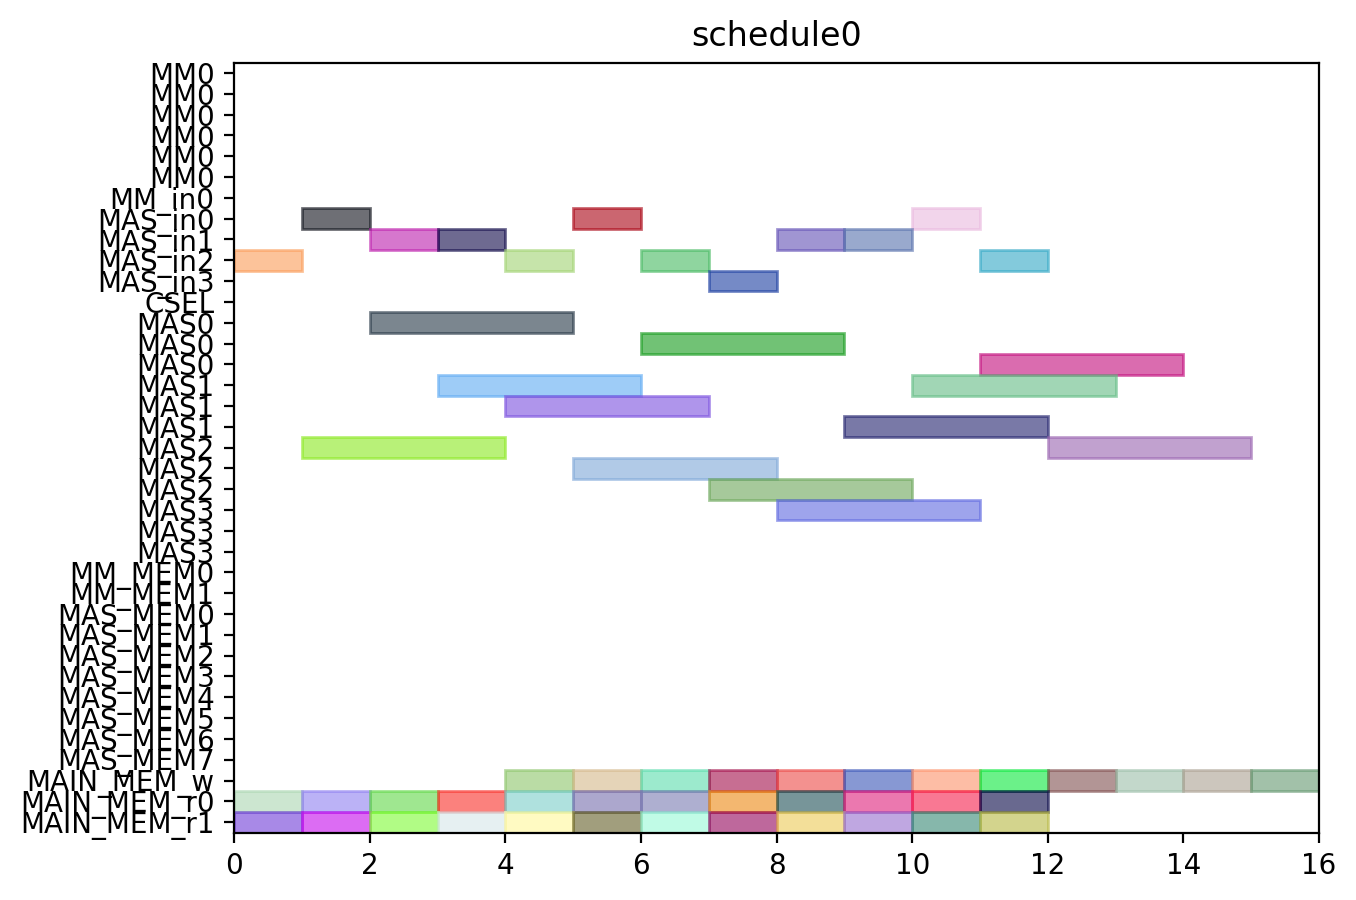

Generate this figure with Python:
from pyschedule import Scenario, solvers, plotters, alt


def solve():
	horizon = 120
	S = Scenario("schedule0", horizon=horizon)

	# resource
	MM = S.Resources('MM', num=1, size=6)
	MM_in = S.Resources('MM_in', num=1)
	MAS_in = S.Resources('MAS_in', num=4)
	CSEL = S.Resource('CSEL')
	MAS = S.Resources('MAS', num=4, size=3, periods=range(1, horizon))
	MM_MEM = S.Resources('MM_MEM', num=2)
	MAS_MEM = S.Resources('MAS_MEM', num=8)
	MAIN_MEM_w = S.Resource('MAIN_MEM_w', size=1)
	MAIN_MEM_r = S.Resources('MAIN_MEM_r', num=2)

	# result of previous scheduling

	# new tasks
	c000 = S.Task('c000', length=3, delay_cost=1)
	c000 += alt(MAS)
	c000_in = S.Task('c000_in', length=1, delay_cost=1)
	c000_in += alt(MAS_in)
	S += c000_in*MAS_in[0]<=c000*MAS[0]

	S += c000_in*MAS_in[1]<=c000*MAS[1]

	S += c000_in*MAS_in[2]<=c000*MAS[2]

	S += c000_in*MAS_in[3]<=c000*MAS[3]

	S += 0<c000

	c000_w = S.Task('c000_w', length=1, delay_cost=1)
	c000_w += alt(MAIN_MEM_w)
	S += c000 <= c000_w

	c000_mem0 = S.Task('c000_mem0', length=1, delay_cost=1)
	c000_mem0 += MAIN_MEM_r[0]
	S += c000_mem0 <= c000

	c000_mem1 = S.Task('c000_mem1', length=1, delay_cost=1)
	c000_mem1 += MAIN_MEM_r[1]
	S += c000_mem1 <= c000

	c001 = S.Task('c001', length=3, delay_cost=1)
	c001 += alt(MAS)
	c001_in = S.Task('c001_in', length=1, delay_cost=1)
	c001_in += alt(MAS_in)
	S += c001_in*MAS_in[0]<=c001*MAS[0]

	S += c001_in*MAS_in[1]<=c001*MAS[1]

	S += c001_in*MAS_in[2]<=c001*MAS[2]

	S += c001_in*MAS_in[3]<=c001*MAS[3]

	S += 0<c001

	c001_w = S.Task('c001_w', length=1, delay_cost=1)
	c001_w += alt(MAIN_MEM_w)
	S += c001 <= c001_w

	c001_mem0 = S.Task('c001_mem0', length=1, delay_cost=1)
	c001_mem0 += MAIN_MEM_r[0]
	S += c001_mem0 <= c001

	c001_mem1 = S.Task('c001_mem1', length=1, delay_cost=1)
	c001_mem1 += MAIN_MEM_r[1]
	S += c001_mem1 <= c001

	c010 = S.Task('c010', length=3, delay_cost=1)
	c010 += alt(MAS)
	c010_in = S.Task('c010_in', length=1, delay_cost=1)
	c010_in += alt(MAS_in)
	S += c010_in*MAS_in[0]<=c010*MAS[0]

	S += c010_in*MAS_in[1]<=c010*MAS[1]

	S += c010_in*MAS_in[2]<=c010*MAS[2]

	S += c010_in*MAS_in[3]<=c010*MAS[3]

	S += 0<c010

	c010_w = S.Task('c010_w', length=1, delay_cost=1)
	c010_w += alt(MAIN_MEM_w)
	S += c010 <= c010_w

	c010_mem0 = S.Task('c010_mem0', length=1, delay_cost=1)
	c010_mem0 += MAIN_MEM_r[0]
	S += c010_mem0 <= c010

	c010_mem1 = S.Task('c010_mem1', length=1, delay_cost=1)
	c010_mem1 += MAIN_MEM_r[1]
	S += c010_mem1 <= c010

	c011 = S.Task('c011', length=3, delay_cost=1)
	c011 += alt(MAS)
	c011_in = S.Task('c011_in', length=1, delay_cost=1)
	c011_in += alt(MAS_in)
	S += c011_in*MAS_in[0]<=c011*MAS[0]

	S += c011_in*MAS_in[1]<=c011*MAS[1]

	S += c011_in*MAS_in[2]<=c011*MAS[2]

	S += c011_in*MAS_in[3]<=c011*MAS[3]

	S += 0<c011

	c011_w = S.Task('c011_w', length=1, delay_cost=1)
	c011_w += alt(MAIN_MEM_w)
	S += c011 <= c011_w

	c011_mem0 = S.Task('c011_mem0', length=1, delay_cost=1)
	c011_mem0 += MAIN_MEM_r[0]
	S += c011_mem0 <= c011

	c011_mem1 = S.Task('c011_mem1', length=1, delay_cost=1)
	c011_mem1 += MAIN_MEM_r[1]
	S += c011_mem1 <= c011

	c100 = S.Task('c100', length=3, delay_cost=1)
	c100 += alt(MAS)
	c100_in = S.Task('c100_in', length=1, delay_cost=1)
	c100_in += alt(MAS_in)
	S += c100_in*MAS_in[0]<=c100*MAS[0]

	S += c100_in*MAS_in[1]<=c100*MAS[1]

	S += c100_in*MAS_in[2]<=c100*MAS[2]

	S += c100_in*MAS_in[3]<=c100*MAS[3]

	S += 0<c100

	c100_w = S.Task('c100_w', length=1, delay_cost=1)
	c100_w += alt(MAIN_MEM_w)
	S += c100 <= c100_w

	c100_mem0 = S.Task('c100_mem0', length=1, delay_cost=1)
	c100_mem0 += MAIN_MEM_r[0]
	S += c100_mem0 <= c100

	c100_mem1 = S.Task('c100_mem1', length=1, delay_cost=1)
	c100_mem1 += MAIN_MEM_r[1]
	S += c100_mem1 <= c100

	c101 = S.Task('c101', length=3, delay_cost=1)
	c101 += alt(MAS)
	c101_in = S.Task('c101_in', length=1, delay_cost=1)
	c101_in += alt(MAS_in)
	S += c101_in*MAS_in[0]<=c101*MAS[0]

	S += c101_in*MAS_in[1]<=c101*MAS[1]

	S += c101_in*MAS_in[2]<=c101*MAS[2]

	S += c101_in*MAS_in[3]<=c101*MAS[3]

	S += 0<c101

	c101_w = S.Task('c101_w', length=1, delay_cost=1)
	c101_w += alt(MAIN_MEM_w)
	S += c101 <= c101_w

	c101_mem0 = S.Task('c101_mem0', length=1, delay_cost=1)
	c101_mem0 += MAIN_MEM_r[0]
	S += c101_mem0 <= c101

	c101_mem1 = S.Task('c101_mem1', length=1, delay_cost=1)
	c101_mem1 += MAIN_MEM_r[1]
	S += c101_mem1 <= c101

	c110 = S.Task('c110', length=3, delay_cost=1)
	c110 += alt(MAS)
	c110_in = S.Task('c110_in', length=1, delay_cost=1)
	c110_in += alt(MAS_in)
	S += c110_in*MAS_in[0]<=c110*MAS[0]

	S += c110_in*MAS_in[1]<=c110*MAS[1]

	S += c110_in*MAS_in[2]<=c110*MAS[2]

	S += c110_in*MAS_in[3]<=c110*MAS[3]

	S += 0<c110

	c110_w = S.Task('c110_w', length=1, delay_cost=1)
	c110_w += alt(MAIN_MEM_w)
	S += c110 <= c110_w

	c110_mem0 = S.Task('c110_mem0', length=1, delay_cost=1)
	c110_mem0 += MAIN_MEM_r[0]
	S += c110_mem0 <= c110

	c110_mem1 = S.Task('c110_mem1', length=1, delay_cost=1)
	c110_mem1 += MAIN_MEM_r[1]
	S += c110_mem1 <= c110

	c111 = S.Task('c111', length=3, delay_cost=1)
	c111 += alt(MAS)
	c111_in = S.Task('c111_in', length=1, delay_cost=1)
	c111_in += alt(MAS_in)
	S += c111_in*MAS_in[0]<=c111*MAS[0]

	S += c111_in*MAS_in[1]<=c111*MAS[1]

	S += c111_in*MAS_in[2]<=c111*MAS[2]

	S += c111_in*MAS_in[3]<=c111*MAS[3]

	S += 0<c111

	c111_w = S.Task('c111_w', length=1, delay_cost=1)
	c111_w += alt(MAIN_MEM_w)
	S += c111 <= c111_w

	c111_mem0 = S.Task('c111_mem0', length=1, delay_cost=1)
	c111_mem0 += MAIN_MEM_r[0]
	S += c111_mem0 <= c111

	c111_mem1 = S.Task('c111_mem1', length=1, delay_cost=1)
	c111_mem1 += MAIN_MEM_r[1]
	S += c111_mem1 <= c111

	c200 = S.Task('c200', length=3, delay_cost=1)
	c200 += alt(MAS)
	c200_in = S.Task('c200_in', length=1, delay_cost=1)
	c200_in += alt(MAS_in)
	S += c200_in*MAS_in[0]<=c200*MAS[0]

	S += c200_in*MAS_in[1]<=c200*MAS[1]

	S += c200_in*MAS_in[2]<=c200*MAS[2]

	S += c200_in*MAS_in[3]<=c200*MAS[3]

	S += 0<c200

	c200_w = S.Task('c200_w', length=1, delay_cost=1)
	c200_w += alt(MAIN_MEM_w)
	S += c200 <= c200_w

	c200_mem0 = S.Task('c200_mem0', length=1, delay_cost=1)
	c200_mem0 += MAIN_MEM_r[0]
	S += c200_mem0 <= c200

	c200_mem1 = S.Task('c200_mem1', length=1, delay_cost=1)
	c200_mem1 += MAIN_MEM_r[1]
	S += c200_mem1 <= c200

	c201 = S.Task('c201', length=3, delay_cost=1)
	c201 += alt(MAS)
	c201_in = S.Task('c201_in', length=1, delay_cost=1)
	c201_in += alt(MAS_in)
	S += c201_in*MAS_in[0]<=c201*MAS[0]

	S += c201_in*MAS_in[1]<=c201*MAS[1]

	S += c201_in*MAS_in[2]<=c201*MAS[2]

	S += c201_in*MAS_in[3]<=c201*MAS[3]

	S += 0<c201

	c201_w = S.Task('c201_w', length=1, delay_cost=1)
	c201_w += alt(MAIN_MEM_w)
	S += c201 <= c201_w

	c201_mem0 = S.Task('c201_mem0', length=1, delay_cost=1)
	c201_mem0 += MAIN_MEM_r[0]
	S += c201_mem0 <= c201

	c201_mem1 = S.Task('c201_mem1', length=1, delay_cost=1)
	c201_mem1 += MAIN_MEM_r[1]
	S += c201_mem1 <= c201

	c210 = S.Task('c210', length=3, delay_cost=1)
	c210 += alt(MAS)
	c210_in = S.Task('c210_in', length=1, delay_cost=1)
	c210_in += alt(MAS_in)
	S += c210_in*MAS_in[0]<=c210*MAS[0]

	S += c210_in*MAS_in[1]<=c210*MAS[1]

	S += c210_in*MAS_in[2]<=c210*MAS[2]

	S += c210_in*MAS_in[3]<=c210*MAS[3]

	S += 0<c210

	c210_w = S.Task('c210_w', length=1, delay_cost=1)
	c210_w += alt(MAIN_MEM_w)
	S += c210 <= c210_w

	c210_mem0 = S.Task('c210_mem0', length=1, delay_cost=1)
	c210_mem0 += MAIN_MEM_r[0]
	S += c210_mem0 <= c210

	c210_mem1 = S.Task('c210_mem1', length=1, delay_cost=1)
	c210_mem1 += MAIN_MEM_r[1]
	S += c210_mem1 <= c210

	c211 = S.Task('c211', length=3, delay_cost=1)
	c211 += alt(MAS)
	c211_in = S.Task('c211_in', length=1, delay_cost=1)
	c211_in += alt(MAS_in)
	S += c211_in*MAS_in[0]<=c211*MAS[0]

	S += c211_in*MAS_in[1]<=c211*MAS[1]

	S += c211_in*MAS_in[2]<=c211*MAS[2]

	S += c211_in*MAS_in[3]<=c211*MAS[3]

	S += 0<c211

	c211_w = S.Task('c211_w', length=1, delay_cost=1)
	c211_w += alt(MAIN_MEM_w)
	S += c211 <= c211_w

	c211_mem0 = S.Task('c211_mem0', length=1, delay_cost=1)
	c211_mem0 += MAIN_MEM_r[0]
	S += c211_mem0 <= c211

	c211_mem1 = S.Task('c211_mem1', length=1, delay_cost=1)
	c211_mem1 += MAIN_MEM_r[1]
	S += c211_mem1 <= c211

	solvers.mip.solve(S,msg=1,kind='CPLEX',ratio_gap=1.01)

	solution = [['hoge']*len(S.solution()[1]) for i in range(len(S.solution()))]
	for i in range(len(S.solution())):
		for j in range(len(S.solution()[i])):
			solution[i][j]=str(S.solution()[i][j])
	print(solution)

	cycles = int(solution[-1][3])

	pic_file_name = "/home/mfukuda/ABE/multiRAM_multiMAS_16mux/scheduling_result/stage6MM1_stage3MAS4/CONJ/schedule0.png"
	if(S.solution() != []):
		plotters.matplotlib.plot(S,img_filename=pic_file_name, show_task_labels=False, fig_size=(cycles*0.25+3, 5))

	return solution
